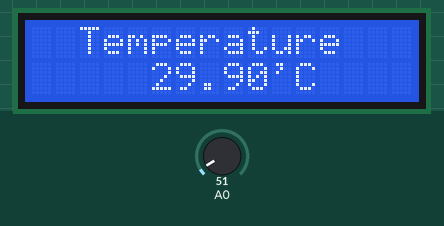
The sketch below on a simulated Arduino Uno, built with avr-gcc and run on an emulated ATmega328P. On the bench: 16×2 character LCD. The inputs (shaded band) are chosen by the test bench; at power-on: A0 = 51.

Above: at 1.2 s.
1.3 s: A0 set to 61
At 2.8 s:
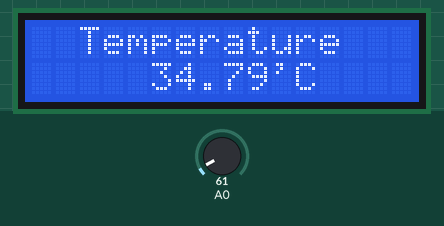
3.6 s: A0 set to 71
At 4.5 s:
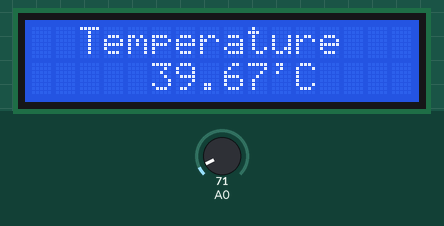
5.6 s: A0 set to 86
At 7.5 s:
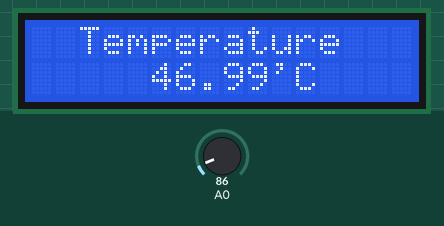
Timing chart, 0 to 9.0 s (numbered marks = the images above; inputs shaded):
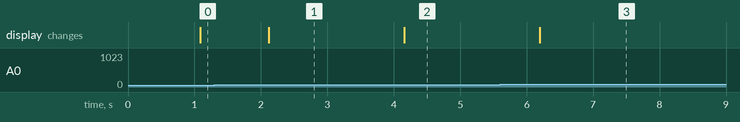

The sketch:

_20_LM35_LCD.ino
```cpp
#include <LiquidCrystal_I2C.h> // lcd 1602 i2c 용 라이브러리
LiquidCrystal_I2C lcd(0x3F, 16, 2); // 접근주소 : 0x3F or 0x27

float temp;
float sensor;

void setup()
{
  lcd.init();
  lcd.backlight();
}

void loop() {
  sensor = analogRead(A0); // LM35의 온도 센서를 아날로그 핀 0번에 연결
  temp = (sensor * 0.4882815) + 5; // 온도 표시값 계산
  lcd.setCursor(2, 0); // 글자가 출력되는 위치 설정, 2행 0열
  lcd.print("Temperature");
  lcd.setCursor(5, 1); // 5행 1열
  lcd.print(temp); // 측정 온도 표시
  delay(1000);
  lcd.setCursor(10, 1); // 10행 1열
  lcd.print("'C"); // 온도 단위 표시
}
```

Measured:
- after the input at 1.3 s, the display: changes after 0.82 s (image 1)
- after the input at 3.6 s, the display: changes after 0.56 s (image 2)
- after the input at 5.6 s, the display: changes after 0.60 s (image 3)
